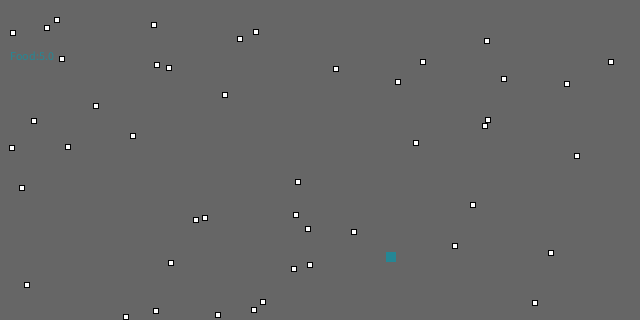
Frame 1 (no input)
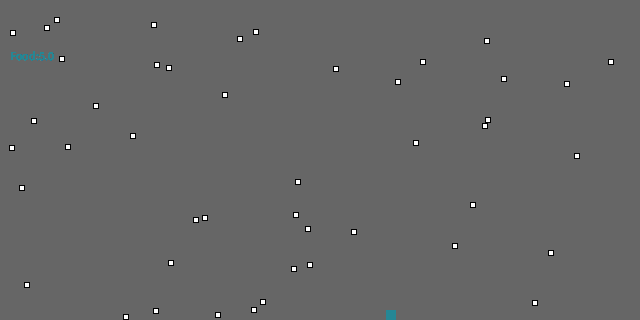
Frame 60 (the mouse pressed at the canvas centre just before this capture)
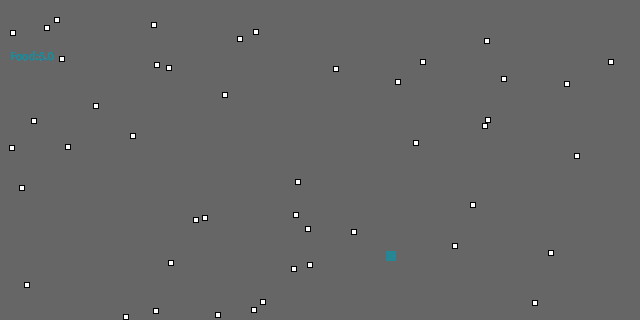
Frame 120 (the mouse held since frame 60 and released just before this capture)

The Processing sketch that drew these frames (run headless with seeded random() and noise(); from frame 60 on, the mouse is pressed at the canvas centre):

// Processing sketch: Evolution_Simulator
// ── Evolution_Simulator.pde
/*
  My very first, hilariously bad evolution simulator...
  It doesn't have proper food detection or collisions or reproduction...
  or quite frankly evolution for that matter
*/
float foodParts;
float bug1check=0;
float[] fX = {random(0,640),random(0,640),random(0,640),random(0,640),random(0,640),random(0,640),random(0,640),random(0,640),random(0,640),random(0,640),random(0,640),random(0,640),random(0,640),random(0,640),random(0,640),random(0,640),random(0,640),random(0,640),random(0,640),random(0,640),random(0,640),random(0,640),random(0,640),random(0,640),random(0,640),random(0,640),random(0,640),random(0,640),random(0,640),random(0,640),random(0,640),random(0,640),random(0,640),random(0,640),random(0,640),random(0,640),random(0,640),random(0,640),random(0,640),random(0,640),random(0,640),random(0,640),random(0,640),random(0,640),random(0,640),random(0,640),random(0,640),random(0,640),random(0,640),random(0,640)};
float[] fY = {random(0,360),random(0,360),random(0,360),random(0,360),random(0,360),random(0,360),random(0,360),random(0,360),random(0,360),random(0,360),random(0,360),random(0,360),random(0,360),random(0,360),random(0,360),random(0,360),random(0,360),random(0,360),random(0,360),random(0,360),random(0,360),random(0,360),random(0,360),random(0,360),random(0,360),random(0,360),random(0,360),random(0,360),random(0,360),random(0,360),random(0,360),random(0,360),random(0,360),random(0,360),random(0,360),random(0,360),random(0,360),random(0,360),random(0,360),random(0,360),random(0,360),random(0,360),random(0,360),random(0,360),random(0,360),random(0,360),random(0,360),random(0,360),random(0,360),random(0,360)};
Bug bugS1 = new Bug();
void setup(){
  background(102);
  size(640, 320);
}
void cls(){
  background(102);
} 
class Bug{
  float lastXpos;
  float lastYpos;
  float colorR;
  float colorG;
  float colorB;
  float eggTime;
  float eggLay;
  float xSpeed;
  float ySpeed;
  float food;
  float sizeX;
  float sizeY;
  float Ypos;
  float Xpos;
  float lifeTime;
  float xDir;
  float yDir;
  boolean carnivore;
}
class Food{
  float Xpos;
  float Ypos;
  boolean eaten;
}
  
void bug1Startergen(){
  bugS1.colorR=int(random(0,256));
  bugS1.colorG=int(random(0,256));
  bugS1.colorB=int(random(0,256));
  bugS1.eggTime=int(random(40,50));
  bugS1.eggLay=int(random(50,60));
  bugS1.xSpeed=int(random(0,4));
  bugS1.ySpeed=int(random(0,4));
  if(bugS1.ySpeed == 0 && bugS1.xSpeed == 0){
    float decide = random(-5,5);
    if(decide>=0){
      bugS1.xSpeed++;
    }
    else{
      bugS1.ySpeed++;
    }
  } 
  float decidexdir = random(-5,5);
  if (decidexdir>=0){
    bugS1.xDir=-1;
  }
  if (decidexdir<0){
    bugS1.xDir=1;
  }
  float decideydir = random(-5,5);
  if (decideydir>=0){
    bugS1.yDir=-1;
  }
  if (decideydir<0){
    bugS1.yDir=1;
  }
  bugS1.Xpos=int(random(50,590));
  bugS1.Ypos=int(random(50,310));
  bugS1.lifeTime=int(random(70,120));
  bugS1.food=getFood(1);
}

void draw(){
  if (bug1check==0){
    bug1Startergen();
    bug1check++;
  }
  bugBounceCheck(bugS1);
  drawFood();
  coverBug(bugS1);
  drawBug(bugS1);
  checkEatFood(bugS1);
  text("Food:"+getFood(5)+"",10,60);
  layEgg(bugS1);
}

void drawBug(Bug bug){ 
  fill(bug.colorR,bug.colorG,bug.colorB);
  noStroke();
  rect(bug.Xpos, bug.Ypos, 10, 10);
  bug.Xpos=bugMoveX(bugS1);
  bug.Ypos=bugMoveY(bugS1);
}

void bugBounceCheck(Bug bug){
  if(bug.Xpos>width-10 || bug.Xpos < 10){
    bug.xDir *= -1;
  }
  if(bug.Ypos>height-10 || bug.Ypos < height-height+10){
    bug.yDir *= -1;
  }
}

void coverBug(Bug bug){
  fill(102);
  stroke(102);
  rect(bug.Xpos-bug.xSpeed*bug.xDir, bug.Ypos-bug.ySpeed*bug.yDir, 13, 13);
}

float bugMoveX(Bug bug){
  float newposX= bug.Xpos+(bug.xSpeed*bug.xDir);
  return newposX;
}

float bugMoveY(Bug bug){
  float newposY= bug.Ypos+(bug.ySpeed*bug.yDir);
  return newposY;
}
  
float getFood(float addFood){
  float Food=0;
  Food=addFood+Food;
  return Food;
}

void layEgg(Bug bug){
  float avFood = bugS1.food;
  if(avFood>5){
    ellipse(bug.Xpos,bug.Ypos,5,10);
  }
}

void checkEatFood(Bug bug){
  for(int i =0; i<50;i++){
    if(bug.Xpos-5<=fX[i] && fX[i]<=bug.Xpos+5){
      if(bug.Ypos-5<=fY[i] && fY[i]<=bug.Ypos+5){
        getFood(1);  
      }
    }
   }
}
void drawFood(){
  while (foodParts!=1){
       for(int i = 0; i<49; i++){
        rect(fX[i],fY[i],5,5);
      }
      foodParts++;
  }
}
